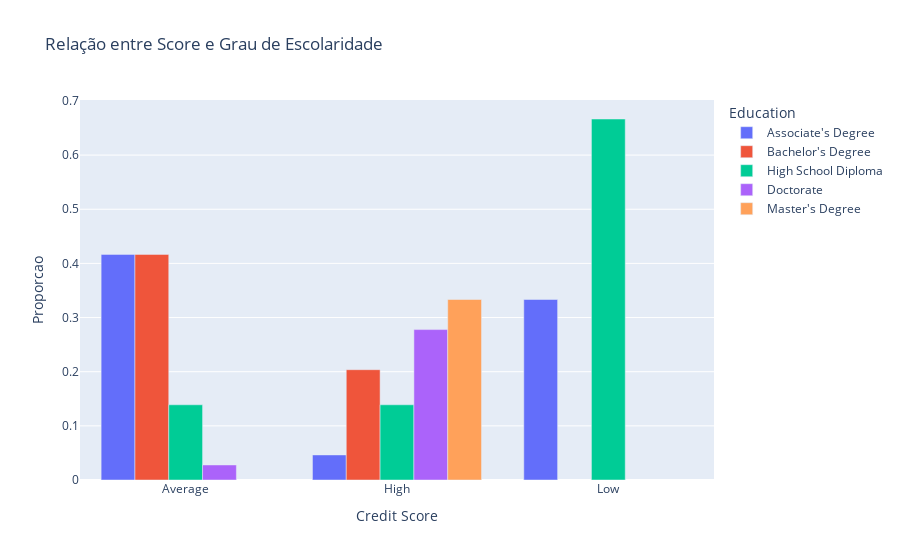

Notebook source saved alongside this figure:
### Markdown cell above
**D) Realize a análise Bivariada.
Tente responder as seguintes perguntas com gráficos seguidos de insights:**



*   Existe relação entre a idade e o status civil? 
    - Sim, acima de 40 anos a maioria é casado e abaixo de 34 a maioria é solteira.
*   Qual a relação entre o score de crédito e o nível de escolaridade? 
    - Quem possui apenas o ensino médio possui crédito baixo. 
*  O salário parece influenciar na idade? 
    - Sim, maiores sálarios são de pessoas mais velhas, principalmente acima de 40 anos. 
* O salário parece influenciar no Score de Crédito? 
    - Sim, Maiores salários possui créditos maiores.
* Clientes com casa própria tendem a ter um score mais alto?
    - Sim, a maioria dos proprietários de casa, possui créditos maiores.

### Code cell
# Relação entre Score e Grau de escolaridade.

# Agrupamento e cálculo das proporções
score_education = (
    df_sem_outliers
    .groupby('Credit Score')['Education']
    .value_counts(normalize=True)
    .rename('Proporcao')              # Nomeia a coluna de proporção
    .reset_index()
)


# Gráfico de barras com Plotly
fig = px.bar(
    score_education,
    x='Credit Score',
    y='Proporcao',
    color='Education',
    barmode='group',
    title='Relação entre Score e Grau de Escolaridade'
)
fig.show()

### Figure 1 — Plotly figure (JSON) as saved in the notebook; plotly's stock layout.template omitted (floating-point values rounded to 4 significant figures)
{"data": [{"alignmentgroup": "True", "hovertemplate": "Education=Associate's Degree<br>Credit Score=%{x}<br>Proporcao=%{y}<extra></extra>", "legendgroup": "Associate's Degree", "marker": {"color": "#636efa", "pattern": {"shape": ""}}, "name": "Associate's Degree", "offsetgroup": "Associate's Degree", "orientation": "v", "showlegend": true, "textposition": "auto", "type": "bar", "x": ["Average", "High", "Low"], "xaxis": "x", "y": [0.4167, 0.0463, 0.3333], "yaxis": "y"}, {"alignmentgroup": "True", "hovertemplate": "Education=Bachelor's Degree<br>Credit Score=%{x}<br>Proporcao=%{y}<extra></extra>", "legendgroup": "Bachelor's Degree", "marker": {"color": "#EF553B", "pattern": {"shape": ""}}, "name": "Bachelor's Degree", "offsetgroup": "Bachelor's Degree", "orientation": "v", "showlegend": true, "textposition": "auto", "type": "bar", "x": ["Average", "High"], "xaxis": "x", "y": [0.4167, 0.2037], "yaxis": "y"}, {"alignmentgroup": "True", "hovertemplate": "Education=High School Diploma<br>Credit Score=%{x}<br>Proporcao=%{y}<extra></extra>", "legendgroup": "High School Diploma", "marker": {"color": "#00cc96", "pattern": {"shape": ""}}, "name": "High School Diploma", "offsetgroup": "High School Diploma", "orientation": "v", "showlegend": true, "textposition": "auto", "type": "bar", "x": ["Average", "High", "Low"], "xaxis": "x", "y": [0.1389, 0.1389, 0.6667], "yaxis": "y"}, {"alignmentgroup": "True", "hovertemplate": "Education=Doctorate<br>Credit Score=%{x}<br>Proporcao=%{y}<extra></extra>", "legendgroup": "Doctorate", "marker": {"color": "#ab63fa", "pattern": {"shape": ""}}, "name": "Doctorate", "offsetgroup": "Doctorate", "orientation": "v", "showlegend": true, "textposition": "auto", "type": "bar", "x": ["Average", "High"], "xaxis": "x", "y": [0.02778, 0.2778], "yaxis": "y"}, {"alignmentgroup": "True", "hovertemplate": "Education=Master's Degree<br>Credit Score=%{x}<br>Proporcao=%{y}<extra></extra>", "legendgroup": "Master's Degree", "marker": {"color": "#FFA15A", "pattern": {"shape": ""}}, "name": "Master's Degree", "offsetgroup": "Master's Degree", "orientation": "v", "showlegend": true, "textposition": "auto", "type": "bar", "x": ["High"], "xaxis": "x", "y": [0.3333], "yaxis": "y"}], "layout": {"barmode": "group", "legend": {"title": {"text": "Education"}, "tracegroupgap": 0}, "title": {"text": "Relação entre Score e Grau de Escolaridade"}, "xaxis": {"anchor": "y", "domain": [0, 1], "title": {"text": "Credit Score"}}, "yaxis": {"anchor": "x", "domain": [0, 1], "title": {"text": "Proporcao"}}}}
